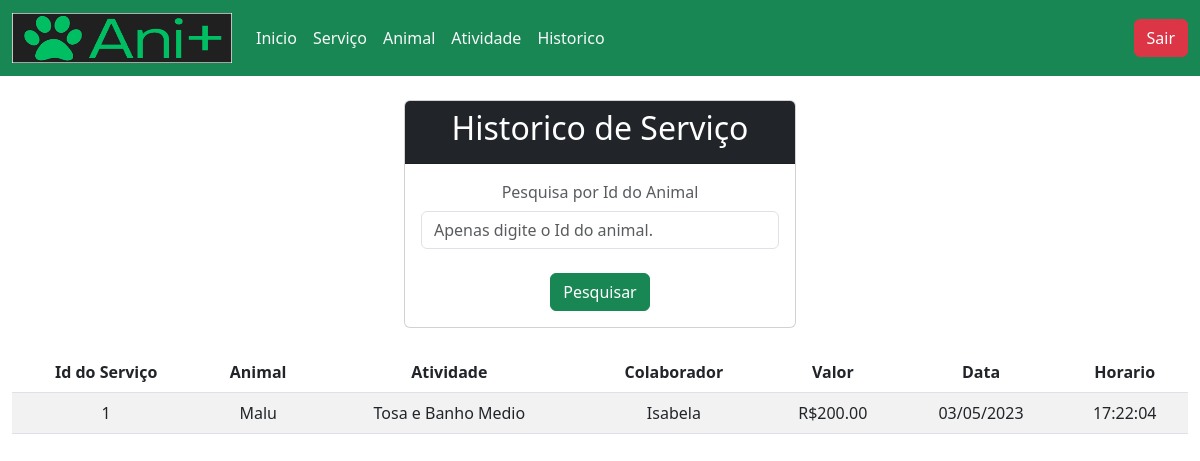
/historico/tabHistorico.php (signed in), run on an earlier commit of the app's database.
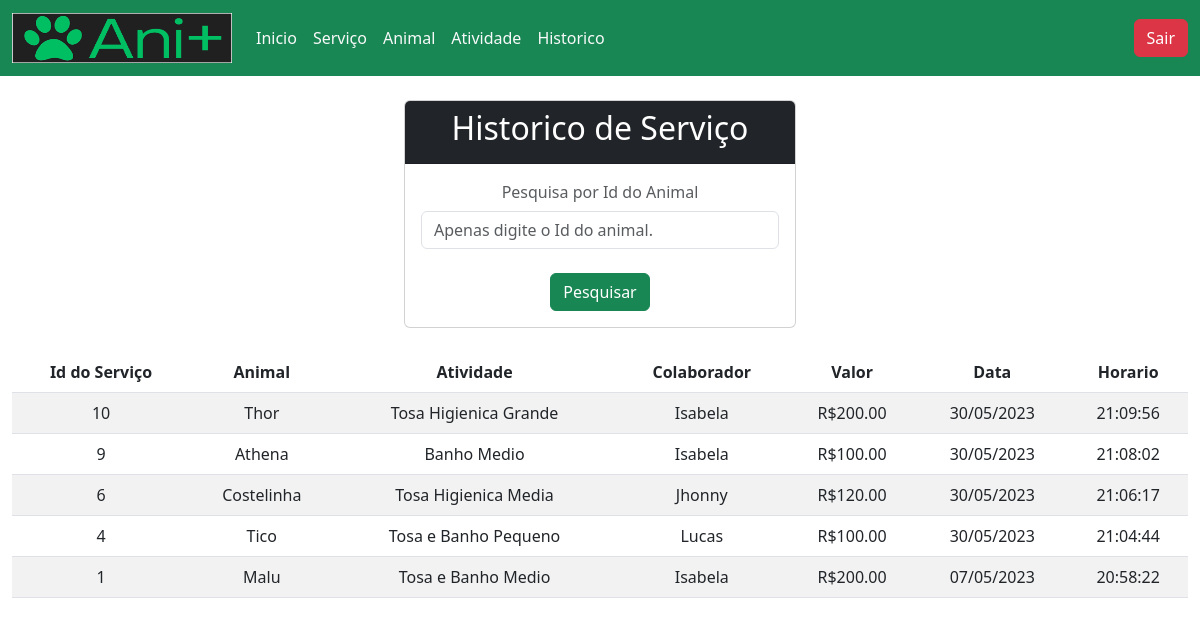
And on a later commit of the database.
### tables this page shows
CREATE TABLE `fazer` (
  `IdFazer` int(11) NOT NULL,
  `IdAnimal` int(11) NOT NULL,
  `IdAtividade` int(11) NOT NULL,
  `Colaborador` varchar(80) NOT NULL,
  `Valor` decimal(10,2) NOT NULL,
  `DataAtividade` varchar(30) NOT NULL,
  `Horario` varchar(15) DEFAULT NULL,
  `Realizado` tinyint(1) NOT NULL
);

CREATE TABLE `animal` (
  `IdAnimal` int(11) NOT NULL,
  `NomeAnimal` varchar(50) NOT NULL,
  `NomeDono` varchar(80) NOT NULL,
  `Telefone` varchar(20) NOT NULL,
  `Raca` varchar(30) NOT NULL,
  `Tamanho` varchar(20) NOT NULL,
  `Cor` varchar(20) NOT NULL,
  `Observacao` varchar(80) NOT NULL
);

CREATE TABLE `atividade` (
  `IdAtividade` int(11) NOT NULL,
  `NomeAtividade` varchar(30) NOT NULL,
  `Valor` decimal(15,2) NOT NULL
);

### historico/tabHistorico.php (the view, shortened to what this page needs)
<?php
	include "../ucabecalho/uCabecalho.php";
	include "../conexao/conexao.php";
	if (isset($_POST) && !empty($_POST)) {
        if($_POST["Pesquisa"] == '')
        {
            $query = "select IdFazer ,IdAnimal,IdAtividade,Colaborador,Valor,DataAtividade,Horario,Realizado from fazer order by IdFazer desc";
            $resultado = mysqli_query($conexao, $query);
        }
        else{
            $Pesquisa = $_POST["Pesquisa"];
            $query = "select IdFazer ,IdAnimal,IdAtividade,Colaborador,Valor,DataAtividade,Horario,Realizado from fazer where IdAnimal = '$Pesquisa'order by IdFazer desc";
	        $resultado = mysqli_query($conexao, $query);
        }
	}
    else{
        $query = "select IdFazer ,IdAnimal,IdAtividade,Colaborador,Valor,DataAtividade,Horario,Realizado from fazer order by IdFazer desc";
	    $resultado = mysqli_query($conexao, $query);
    }
?>
	<div class="card mt-4 mb-4 mx-auto col-4 text-center">
		<div class="card-header bg-dark text-white"><h2>Historico de Serviço</h2></div>
		<div class="card-body">
			<div class="row">
				<div>
                <form action="./tabHistorico.php" method="post" enctype="multipart/form-data">
                <label>
                    <h6 class="card-subtitle mb-2 text-muted">Pesquisa por Id do Animal</h6>
                </label>
                    <input type="number" name="Pesquisa" class="form-control" placeholder="Apenas digite o Id do animal." />
                    <br>
                    <button type="submit" class="btn btn-success">
                        Pesquisar
                    </button>
                </form>
				</div>
			</div>
		</div>
	</div>
	<table class="table table-hover table-striped">
		<thead class="text-center">
			<tr>
                <th>Id do Serviço</th>
				<th>Animal</th>
				<th>Atividade</th>
				<th>Colaborador</th>
				<th>Valor</th>
				<th>Data</th>
				<th>Horario</th>
			</tr>
		</thead>
		<tbody class="text-center">
			<?php
			while ($linha = mysqli_fetch_array($resultado)) {
				if($linha["Realizado"]==1){
			?>
				<tr>
                    <td ><?php echo $linha["IdFazer"]; ?></td>
					<td >
						<?php
							$qa = "Select IdAnimal,NomeAnimal from animal";
							$ra = mysqli_query($conexao, $qa);
							while($la = mysqli_fetch_array($ra)){
								if($linha['IdAnimal']==$la['IdAnimal']) echo $la['NomeAnimal'];
							}
						?>
					</td>
					<td >
						<?php
						$qat = "Select IdAtividade, NomeAtividade from atividade";
						$rat = mysqli_query($conexao, $qat);
						while($lat = mysqli_fetch_array($rat)){
							if($linha['IdAtividade']==$lat['IdAtividade']) echo $lat['NomeAtividade'];
						}
						?>
					</td>
					<td ><?php echo $linha["Colaborador"]; ?></td>
					<td >R$<?php echo $linha["Valor"]; ?></td>
					<td ><?php echo $linha["DataAtividade"]; ?></td>
					<td ><?php echo $linha["Horario"]; ?></td>
				</tr>
			<?php
			}}
			?>
		</tbody>
	</table>
<?php
 include "../urodape/uRodape.php";
 ?>

What changed in the data, as far as the page shows it:
added fazer: IdFazer "10", Colaborador "Isabela", Valor "200.00", DataAtividade "30/05/2023", Horario "21:09:56"
added animal: NomeAnimal "Thor", shown under "10"
now on this page (row unchanged): atividade: NomeAtividade "Tosa Higienica Grande", shown under "10"
added fazer: IdFazer "9", Colaborador "Isabela", Valor "100.00", DataAtividade "30/05/2023", Horario "21:08:02"
added animal: NomeAnimal "Athena", shown under "9"
now on this page (row unchanged): atividade: NomeAtividade "Banho Medio", shown under "9"
added fazer: IdFazer "6", Colaborador "Jhonny", Valor "120.00", DataAtividade "30/05/2023", Horario "21:06:17"
added animal: NomeAnimal "Costelinha", shown under "6"
now on this page (row unchanged): atividade: NomeAtividade "Tosa Higienica Media", shown under "6"
added fazer: IdFazer "4", Colaborador "Lucas", Valor "100.00", DataAtividade "30/05/2023", Horario "21:04:44"
added animal: NomeAnimal "Tico", shown under "4"
now on this page (row unchanged): atividade: NomeAtividade "Tosa e Banho Pequeno", shown under "4"
changed fazer id 1: DataAtividade "03/05/2023" → "07/05/2023"; Horario "17:22:04" → "20:58:22"
